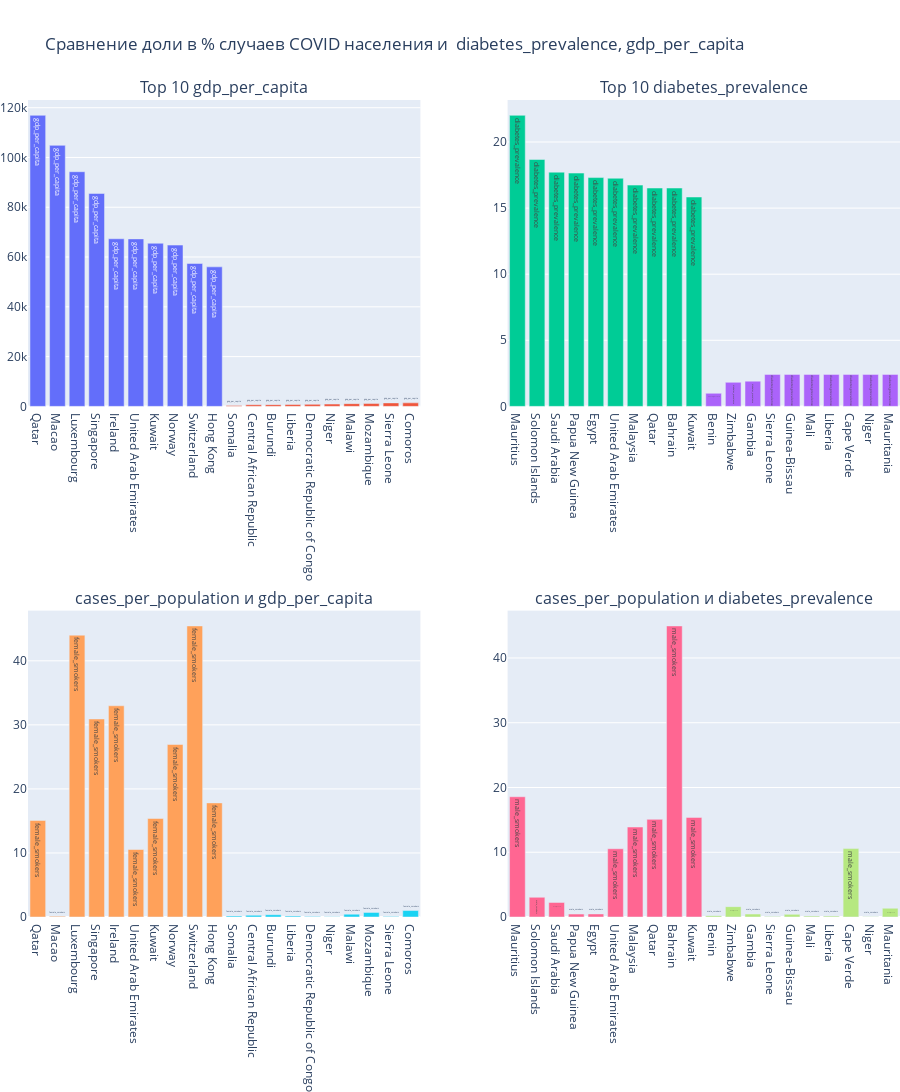

Source (notebook cell):
### Code cell
# График сравнение случаев на миллион КОВИД от gdp_per_capita, diabetes_prevalence
fig = make_subplots(
    rows=2, cols=2,
    specs=[[{"type": "bar"}, {"type": "bar"}],
           [{"type": "bar"}, {"type": "bar"}]],
    subplot_titles=("Top 10 gdp_per_capita", "Top 10 diabetes_prevalence", "cases_per_population и gdp_per_capita",
                   "cases_per_population и diabetes_prevalence")
)

fig.add_trace(go.Bar(name='gdp_per_capita',text='gdp_per_capita', x=df_top_10_gdp['location'], 
                     y=df_top_10_gdp['gdp_per_capita']),
              row=1, col=1)

fig.add_trace(go.Bar(name='gdp_per_capita',text='gdp_per_capita', x=df_bot_10_gdp['location'], 
                     y=df_bot_10_gdp['gdp_per_capita']),
              row=1, col=1)

fig.add_trace(go.Bar(name='diabetes_prevalence',text='diabetes_prevalence', x=df_top_10_diabet['location'], 
                     y=df_top_10_diabet['diabetes_prevalence']),
              row=1, col=2)

fig.add_trace(go.Bar(name='diabetes_prevalence', text='diabetes_prevalence',x=df_bot_10_diabet['location'], 
                     y=df_bot_10_diabet['diabetes_prevalence']),
              row=1, col=2)




fig.add_trace(go.Bar(name='gdp_per_capita',text='female_smokers', x=df_top_10_gdp['location'], 
                     y=df_top_10_gdp['cases_per_population']),
              row=2, col=1)

fig.add_trace(go.Bar(name='gdp_per_capita',text='female_smokers', x=df_bot_10_gdp['location'], 
                     y=df_bot_10_gdp['cases_per_population']),
              row=2, col=1)

fig.add_trace(go.Bar(name='diabetes_prevalence',text='male_smokers', x=df_top_10_diabet['location'], 
                     y=df_top_10_diabet['cases_per_population']),
              row=2, col=2)

fig.add_trace(go.Bar(name='diabetes_prevalence', text='male_smokers',x=df_bot_10_diabet['location'], 
                     y=df_bot_10_diabet['cases_per_population']),
              row=2, col=2)


fig.update_layout(height=1200,title_text="Сравнение доли в % случаев COVID населения и  diabetes_prevalence, gdp_per_capita ", 
                  showlegend=False, margin =dict(l=0, r=0, t=100, b=100))

#fig.show()
iplot(fig)

### Figure 1 — Plotly figure (JSON) as saved in the notebook; plotly's stock layout.template omitted (floating-point values rounded to 4 significant figures)
{"data": [{"name": "gdp_per_capita", "text": "gdp_per_capita", "type": "bar", "x": ["Qatar", "Macao", "Luxembourg", "Singapore", "Ireland", "United Arab Emirates", "Kuwait", "Norway", "Switzerland", "Hong Kong"], "xaxis": "x", "y": [116900.0, 104900.0, 94280.0, 85540.0, 67340.0, 67290.0, 65530.0, 64800.0, 57410.0, 56050.0], "yaxis": "y"}, {"name": "gdp_per_capita", "text": "gdp_per_capita", "type": "bar", "x": ["Somalia", "Central African Republic", "Burundi", "Liberia", "Democratic Republic of Congo", "Niger", "Malawi", "Mozambique", "Sierra Leone", "Comoros"], "xaxis": "x", "y": [309, 661.2, 702.2, 752.8, 808.1, 926, 1095.0, 1136.0, 1390.0, 1414.0], "yaxis": "y"}, {"name": "diabetes_prevalence", "text": "diabetes_prevalence", "type": "bar", "x": ["Mauritius", "Solomon Islands", "Saudi Arabia", "Papua New Guinea", "Egypt", "United Arab Emirates", "Malaysia", "Qatar", "Bahrain", "Kuwait"], "xaxis": "x2", "y": [22.02, 18.68, 17.72, 17.65, 17.31, 17.26, 16.74, 16.52, 16.52, 15.84], "yaxis": "y2"}, {"name": "diabetes_prevalence", "text": "diabetes_prevalence", "type": "bar", "x": ["Benin", "Zimbabwe", "Gambia", "Sierra Leone", "Guinea-Bissau", "Mali", "Liberia", "Cape Verde", "Niger", "Mauritania"], "xaxis": "x2", "y": [0.99, 1.82, 1.91, 2.42, 2.42, 2.42, 2.42, 2.42, 2.42, 2.42], "yaxis": "y2"}, {"name": "gdp_per_capita", "text": "female_smokers", "type": "bar", "x": ["Qatar", "Macao", "Luxembourg", "Singapore", "Ireland", "United Arab Emirates", "Kuwait", "Norway", "Switzerland", "Hong Kong"], "xaxis": "x3", "y": [15.08, 0.1148, 44.0, 30.91, 32.97, 10.54, 15.38, 26.93, 45.44, 17.81], "yaxis": "y3"}, {"name": "gdp_per_capita", "text": "female_smokers", "type": "bar", "x": ["Somalia", "Central African Republic", "Burundi", "Liberia", "Democratic Republic of Congo", "Niger", "Malawi", "Mozambique", "Sierra Leone", "Comoros"], "xaxis": "x3", "y": [0.158, 0.2696, 0.354, 0.1446, 0.09612, 0.03605, 0.439, 0.7153, 0.09181, 1.01], "yaxis": "y3"}, {"name": "diabetes_prevalence", "text": "male_smokers", "type": "bar", "x": ["Mauritius", "Solomon Islands", "Saudi Arabia", "Papua New Guinea", "Egypt", "United Arab Emirates", "Malaysia", "Qatar", "Bahrain", "Kuwait"], "xaxis": "x4", "y": [18.57, 3.044, 2.25, 0.45, 0.4719, 10.54, 13.89, 15.08, 44.95, 15.38], "yaxis": "y4"}, {"name": "diabetes_prevalence", "text": "male_smokers", "type": "bar", "x": ["Benin", "Zimbabwe", "Gambia", "Sierra Leone", "Guinea-Bissau", "Mali", "Liberia", "Cape Verde", "Niger", "Mauritania"], "xaxis": "x4", "y": [0.2098, 1.603, 0.4575, 0.09181, 0.4082, 0.1425, 0.1446, 10.56, 0.03605, 1.353], "yaxis": "y4"}], "layout": {"annotations": [{"font": {"size": 16}, "showarrow": false, "text": "Top 10 gdp_per_capita", "x": 0.225, "xanchor": "center", "xref": "paper", "y": 1, "yanchor": "bottom", "yref": "paper"}, {"font": {"size": 16}, "showarrow": false, "text": "Top 10 diabetes_prevalence", "x": 0.775, "xanchor": "center", "xref": "paper", "y": 1, "yanchor": "bottom", "yref": "paper"}, {"font": {"size": 16}, "showarrow": false, "text": "cases_per_population и gdp_per_capita", "x": 0.225, "xanchor": "center", "xref": "paper", "y": 0.375, "yanchor": "bottom", "yref": "paper"}, {"font": {"size": 16}, "showarrow": false, "text": "cases_per_population и diabetes_prevalence", "x": 0.775, "xanchor": "center", "xref": "paper", "y": 0.375, "yanchor": "bottom", "yref": "paper"}], "height": 1200, "margin": {"b": 100, "l": 0, "r": 0, "t": 100}, "showlegend": false, "title": {"text": "Сравнение доли в % случаев COVID населения и  diabetes_prevalence, gdp_per_capita "}, "xaxis": {"anchor": "y", "domain": [0, 0.45]}, "xaxis2": {"anchor": "y2", "domain": [0.55, 1]}, "xaxis3": {"anchor": "y3", "domain": [0, 0.45]}, "xaxis4": {"anchor": "y4", "domain": [0.55, 1]}, "yaxis": {"anchor": "x", "domain": [0.625, 1]}, "yaxis2": {"anchor": "x2", "domain": [0.625, 1]}, "yaxis3": {"anchor": "x3", "domain": [0, 0.375]}, "yaxis4": {"anchor": "x4", "domain": [0, 0.375]}}}
